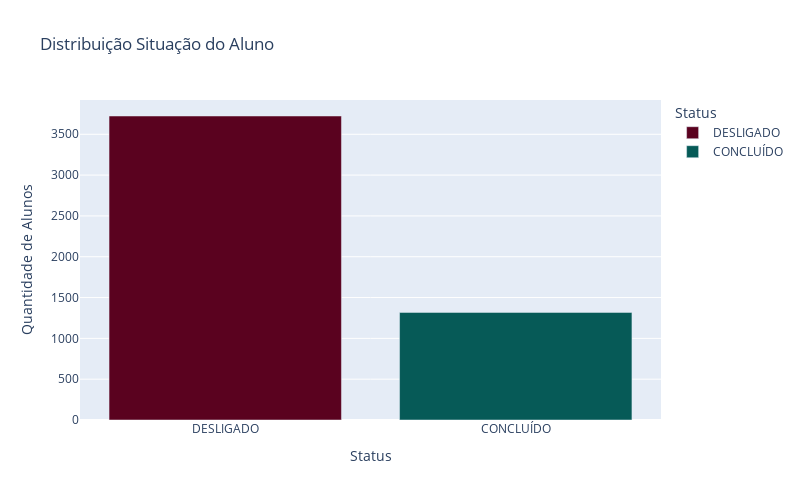

The cell this chart's notebook holds for it:
### Markdown cell above
### 2.3 Distribuição da Situação do Aluno

Antes de prosseguir com a modelagem preditiva, apresentamos a distribuição da variável `Status`, que indica se o aluno **concluiu o curso ou foi desligado**.

💡 **Nota**:  
A análise exploratória mais aprofundada deste conjunto de dados foi realizada em um estudo anterior. Neste projeto, **nosso foco é a modelagem preditiva**, por isso, apresentamos apenas a distribuição da situação dos alunos.

---

### Code cell
df = df_modelagem['Status'].value_counts().reset_index()

df.columns = ['Status', 'count']
# Dicionário para correspondência das cores
cores_situacao = {
    'CONCLUÍDO': '#065A57',  
    'DESLIGADO': '#5A021F', 
}

# Conversão do dicionário de cores para uma lista, alinhada com os valores únicos de 'Novo_Status'
ordem_status = df['Status'].tolist()
cores_alinhadas = [cores_situacao[status] for status in ordem_status if status in cores_situacao]
# Criação do gráfico com ajuste para cores
grafico = px.bar(
    df,
    x='Status',
    y='count',
    color='Status',
    color_discrete_sequence=cores_alinhadas, 
    title='Distribuição Situação do Aluno'
)
# Atualizar layout do gráfico
grafico.update_layout(
    xaxis_title='Status',
    yaxis_title='Quantidade de Alunos',
    height=500,
    width=800,
    xaxis=dict(tickangle=0)  # Mantém rótulos alinhados no eixo X
)
grafico.show()

### Figure 1 — Plotly figure (JSON) as saved in the notebook; plotly's stock layout.template omitted (floating-point values rounded to 4 significant figures)
{"data": [{"alignmentgroup": "True", "hovertemplate": "Status=%{x}<br>count=%{y}<extra></extra>", "legendgroup": "DESLIGADO", "marker": {"color": "#5A021F", "pattern": {"shape": ""}}, "name": "DESLIGADO", "offsetgroup": "DESLIGADO", "orientation": "v", "showlegend": true, "textposition": "auto", "type": "bar", "x": ["DESLIGADO"], "xaxis": "x", "y": [3724], "yaxis": "y"}, {"alignmentgroup": "True", "hovertemplate": "Status=%{x}<br>count=%{y}<extra></extra>", "legendgroup": "CONCLUÍDO", "marker": {"color": "#065A57", "pattern": {"shape": ""}}, "name": "CONCLUÍDO", "offsetgroup": "CONCLUÍDO", "orientation": "v", "showlegend": true, "textposition": "auto", "type": "bar", "x": ["CONCLUÍDO"], "xaxis": "x", "y": [1318], "yaxis": "y"}], "layout": {"barmode": "relative", "height": 500, "legend": {"title": {"text": "Status"}, "tracegroupgap": 0}, "title": {"text": "Distribuição Situação do Aluno"}, "width": 800, "xaxis": {"anchor": "y", "categoryarray": ["DESLIGADO", "CONCLUÍDO"], "categoryorder": "array", "domain": [0, 1], "tickangle": 0, "title": {"text": "Status"}}, "yaxis": {"anchor": "x", "domain": [0, 1], "title": {"text": "Quantidade de Alunos"}}}}
